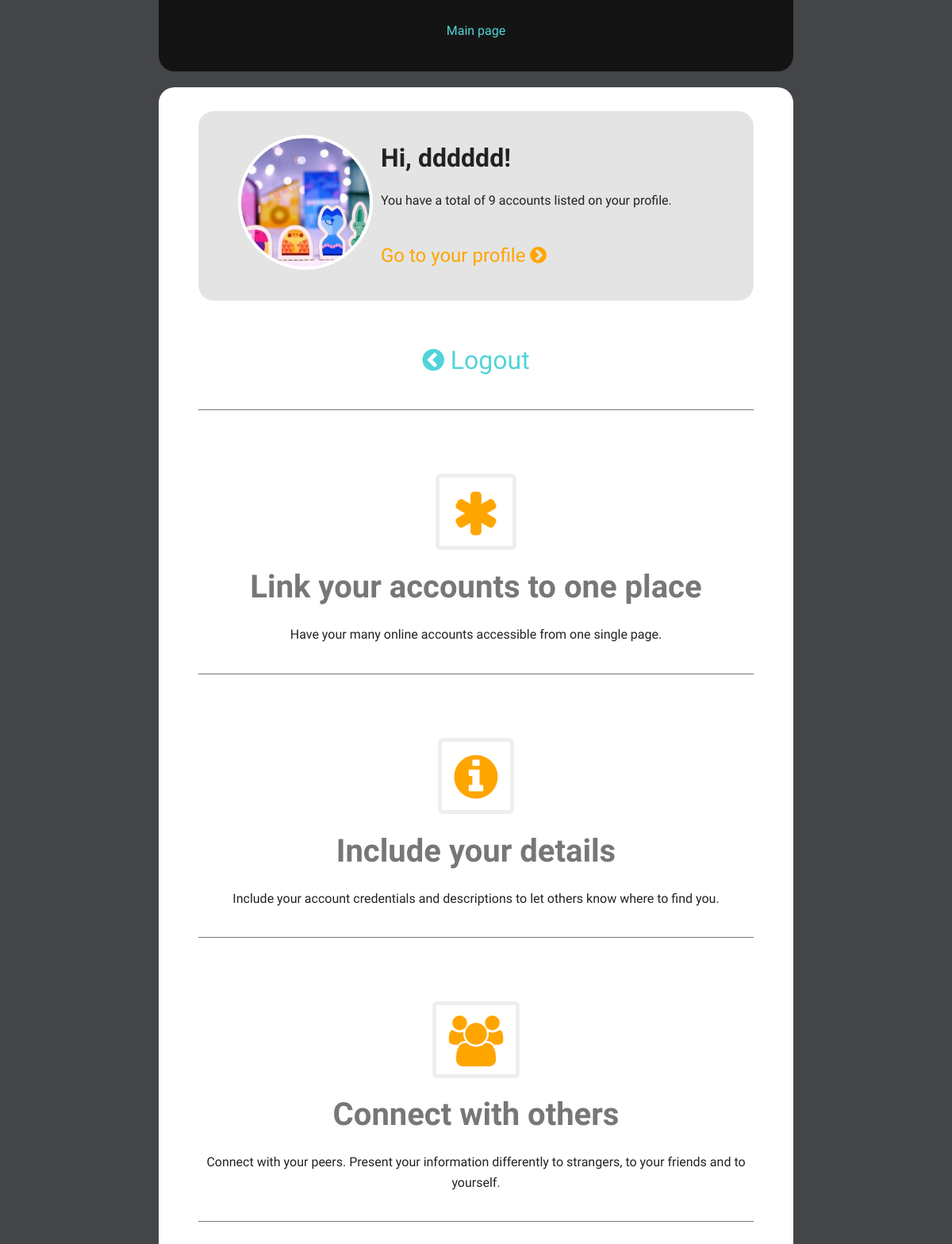
The page /main/ (signed in) on the database its author committed.
### user/models.py (models this page shows, shortened)
class User(models.Model):
    VIS_CHOICES=(
        (1, 'Public'),
        (0, 'Private'),
    )
    username = models.CharField(max_length=50)
    password = models.CharField(max_length=50)
    email = models.EmailField()
    displayname = models.CharField(max_length=50)
    description = models.CharField(max_length=200, blank=True)
    vis = models.PositiveSmallIntegerField(choices=VIS_CHOICES, default=1)
    profileImg = models.ImageField(upload_to='pic/', default = 'pic/default.jpg')
    bgImg = models.ImageField(upload_to='bg/', default = 'bg/default.jpg')  #change to imagefield?
    useBg = models.BooleanField()

### main/views.py (the view)
def index(request):
    template = loader.get_template('main/index.html')
    try:
        u = user.views.getLoggedInUser(request)
    except User.DoesNotExist:
        return HttpResponse(template.render({}, request))
    notifNum = user.views.getUnreadNotifNum(request)
    return HttpResponse(template.render({'user': u, 'notifNum': notifNum}, request))

### user/views.py (called while the page is built)
def getLoggedInUser(request):
    uid = request.session.get('login_id')
    try:
        u = User.objects.get(id=uid)
    except (KeyError, User.DoesNotExist):
        return None
    return u

def getUnreadNotifNum(request):
    u = getLoggedInUser(request)
    if u:
        num = Notification.objects.filter(Q(fromuser=u.id) & Q(is_accepted=True) & Q(is_read=False) |  Q(touser=u.id) & Q(is_accepted=False) & Q(is_read=False)).count()
        return num

### main/templates/main/index.html (shortened to what this page needs)
{% extends 'main/layoutmain.html' %}
{% block content %}
<div class="realcontent">
  {% if request.session.loggedin %}
  {% include 'main/loggedinbox.html' %}
  {% endif %}
  <div class="wow fadeInUp mainbox">
    <i class="fa fa-asterisk fa-4x fa-border orange-text leftbox" aria-hidden="true"></i>
    <h1 class="title">Link your accounts to one place</h1>
    <p>Have your many online accounts accessible from one single page.
    </p>
  </div>
  <div class="wow fadeInUp mainbox">
    <i class="fa fa-info-circle fa-4x fa-border orange-text leftbox" aria-hidden="true"></i>
    <h1 class="title">Include your details</h1>
    <p>Include your account credentials and descriptions to let others know where to find you.</p>
  </div>
  <div class="wow fadeInUp mainbox">
    <i class="fa fa-users fa-4x fa-border orange-text leftbox" aria-hidden="true"></i>
    <h1 class="title">Connect with others</h1>
    <p>Connect with your peers. Present your information differently to strangers, to your friends and to yourself.</p>
  </div>
</div>
{% endblock %}

### main/templates/main/loggedinbox.html
<div class="loggedinbox">
  <img src="/media/{{user.profileImg}}"/>
  <h1>Hi, {{ user.displayname }}!</h1>
  <p>You have a total of {{ user.post_set.all.count }} accounts listed on your profile.</p>
  <br />
  <p><a href="{% url 'user:index' %}" class="hvr-bob">Go to your profile <i class="fa fa-chevron-circle-right fa-1x" aria-hidden="true"></i></a></p>
</div>
<div class="mainbox logoutbox">
  <p><a href="{% url 'user:logout' %}" class="hvr-bob"><i class="fa fa-chevron-circle-left fa-1x" aria-hidden="true"></i> Logout</a></p>
</div>

### static/stylesheet.css (style rules this page uses)
*, *:after, *:before { -webkit-box-sizing: border-box; -moz-box-sizing: border-box; box-sizing: border-box; }
html, body { width:100%; height:100%; }
body { background-color:#434548; color: #222; line-height: 1.6; font-family: 'Oxygen', calibri, sans-serif; margin:0px; }
a { color: #50d4d9; text-decoration:none; border:none; }
.realcontent { padding: 30px 50px; }
.realcontent .title { font-size:2.5em; line-height:1em; color:#777; }
.realcontent .mainbox { text-align:center; display:block; margin-bottom:80px; padding-bottom:20px; border-bottom:1px solid #777; }
.realcontent .leftbox { vertical-align: middle; }
.loggedinbox { border-radius:20px; background-color:#e4e4e4; width:100%; position:relative; min-height:230px; padding:30px 50px; line-height:1em; margin-bottom:50px; }
.loggedinbox img { float:left; vertical-align: middle; border: 4px solid #fff; border-radius:100%; margin-right:10px; height:170px; width:170px; }
.loggedinbox h1 { font-family: 'Oswald', Georgia, serif; color:#000; display:inline-block; }
.loggedinbox p a { font-family: 'Oswald', Georgia, serif; font-size:1.5em; color:orange; }
.logoutbox a { text-align:center; font-family: 'Oswald', Georgia, serif; font-size:2em; }
.orange-text { color:orange; }
.realcontent h1 { font-family: 'Oswald', Georgia, serif; color: #222; }

### rows shown on the page
User: profileImg (picture), displayname "dddddd", post_set.all.count "9"
